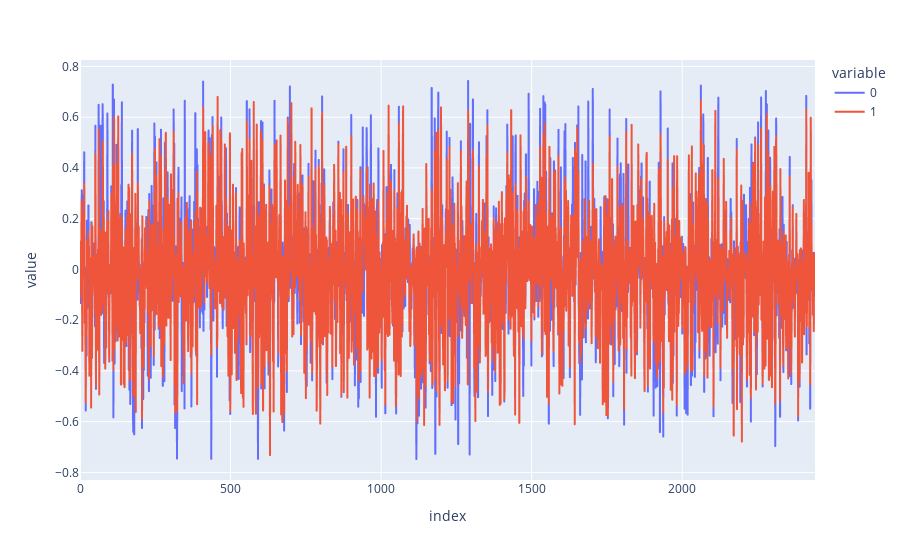

Source (notebook cell):
### Code cell
y_pred = model.predict([val_frames[:], val_other[:]], batch_size=64)

px.line(np.c_[val_out[:idx, 0], y_pred[:idx, 0]])

### Figure 1 — Plotly figure (JSON) as saved in the notebook; plotly's stock layout.template omitted (floating-point values rounded to 4 significant figures; data arrays with more than 128 entries replaced by an {"elided": "..."} marker saying what was removed)
{"data": [{"hovertemplate": "variable=0<br>index=%{x}<br>value=%{y}<extra></extra>", "legendgroup": "0", "line": {"color": "#636efa", "dash": "solid"}, "marker": {"symbol": "circle"}, "mode": "lines", "name": "0", "showlegend": true, "type": "scattergl", "x": {"elided": "2442 int values"}, "xaxis": "x", "y": {"elided": "2442 float values"}, "yaxis": "y"}, {"hovertemplate": "variable=1<br>index=%{x}<br>value=%{y}<extra></extra>", "legendgroup": "1", "line": {"color": "#EF553B", "dash": "solid"}, "marker": {"symbol": "circle"}, "mode": "lines", "name": "1", "showlegend": true, "type": "scattergl", "x": {"elided": "2442 int values"}, "xaxis": "x", "y": {"elided": "2442 float values"}, "yaxis": "y"}], "layout": {"legend": {"title": {"text": "variable"}, "tracegroupgap": 0}, "margin": {"t": 60}, "xaxis": {"anchor": "y", "domain": [0, 1], "title": {"text": "index"}}, "yaxis": {"anchor": "x", "domain": [0, 1], "title": {"text": "value"}}}}
